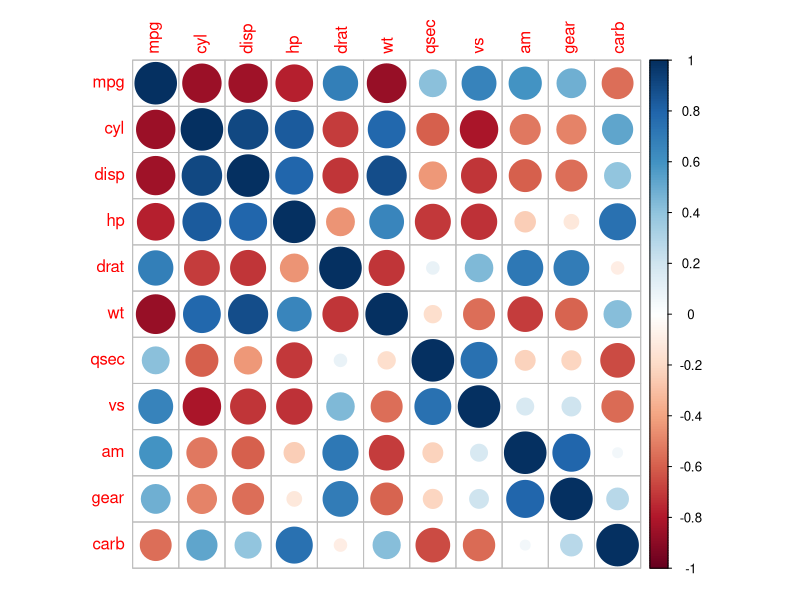

R code for this plot:
# Copyright (c) Microsoft Corporation.  All rights reserved.

# Third Party Programs. This software enables you to obtain software applications from other sources. 
# Those applications are offered and distributed by third parties under their own license terms.
# Microsoft is not developing, distributing or licensing those applications to you, but instead, 
# as a convenience, enables you to use this software to obtain those applications directly from 
# the application providers.
# By using the software, you acknowledge and agree that you are obtaining the applications directly
# from the third party providers and under separate license terms, and that it is your responsibility to locate, 
# understand and comply with those license terms.
# Microsoft grants you no license rights for third-party software or applications that is obtained using this software.


##PBI_R_VISUAL: VIZGAL_CORRPLOT  Graphical display of a correlation matrix. 
# Computes and visualizes a correlation matrix. Used to investigate the 
# dependency between multiple variables at the same time. It also contains some algorithms 
# to do matrix reordering and grouping of variables.
# INPUT: 
# The input dataset should include at least two numerical non-constant columns  
#
# EXAMPLES:
#  #for R environment
#  dataset<-mtcars #assign dataset
#  source("visGal_corrplot.R") #create graphics
#
# WARNINGS:  
#
# CREATION DATE: 06/01/2016
#
# LAST UPDATE: 07/26/2016
#
# VERSION: 0.0.1
#
# R VERSION TESTED: 3.2.2
# 
# AUTHOR: B. Efraty (boefraty@microsoft.com)
#
# REFERENCES: https://cran.r-project.org/web/packages/corrplot/vignettes/corrplot-intro.html


#save(list = ls(all.names = TRUE), file='C:/Users/boefraty/projects/PBI/R/R_visuals_gallery/tempData.Rda')

getValueNumericMinMaxDefault = function(val,minVal = -Inf,maxVal = Inf,defVal = NA)
{
  if(!is.numeric(val) && !is.na(defVal))
    val = defVal
  
  if(val<minVal)
    val = minVal
  
  if(val>maxVal)
    val = maxVal
  
  return(val)
}



if(!exists("dataset") && exists("Values"))
  dataset = Values

#PBI_EXAMPLE_DATASET for debugging purposes 
if(!exists("dataset"))
{
  require("datasets")
  dataset=data.frame(mtcars) #mpg,cyl,disp,hp,drat,wt,qsec,vs,am,gear,carb
}

############ User Parameters #########



if(exists("settings1_show") && settings1_show == FALSE)
  rm(list= ls(pattern = "settings1_"))
if(exists("settings2_show") && settings2_show == FALSE)
  rm(list= ls(pattern = "settings2_"))
if(exists("settings3_show") && settings3_show == FALSE)
  rm(list= ls(pattern = "settings3_"))
if(exists("settings4_show") && settings4_show == FALSE)
  rm(list= ls(pattern = "settings4_"))
if(exists("settings5_show") && settings5_show == FALSE)
  rm(list= ls(pattern = "settings5_"))
  
##PBI_PARAM: Should warnings text be displayed?
#Type:logical, Default:TRUE, Range:NA, PossibleValues:NA, Remarks: NA
showWarnings = FALSE
if(exists("settings5_showWarnings"))
  showWarnings = settings5_showWarnings

##PBI_PARAM: visualization method of items inside the table
#Type:string, Default:'circle', Range:NA, PossibleValues:("circle", "square", "ellipse", "number", "shade", "color", "pie"), Remarks: NA
method = 'circle' 
if(exists("settings1_method"))
  method = settings1_method

##PBI_PARAM: layout type, defines if we display full, lower triangular or upper triangular matrix.
#Type:string, Default:'full', Range:NA, PossibleValues:("full", "upper", "lower"), Remarks: If rectangles are added, this option is switched to "full"
type = 'full' 
if(exists("settings1_mytype"))
  type = settings1_mytype

##PBI_PARAM: order of raws is one of  "original","hclust"(hierarchical clustering order), "alphabet", "AOE"(angular order of the eigenvectors), "FPC"( first principal component order)
#Type:string, Default:'original', Range:NA, PossibleValues:("original","hclust","alphabet", "AOE", "FPC"), Remarks: NA
order='original' 
if(exists("settings1_order"))
  order = settings1_order


##PBI_PARAM: number of clusters to be drawn on top of correlation matrix as rectangles 
#if order is "hclust" and type is "full" visual will draw rectangles around the correlation matrix
# addrect can also be integer or NULL (add nothing) or NaN (auto)
#Type:unsigned integer, Default:NaN, Range:NA, PossibleValues:NA, Remarks: If equals NaN, will find number automatically 
addrect= 0 
if(exists("settings1_addrect"))
{
  addrect = as.numeric(settings1_addrect)
  if(is.na(addrect) || addrect>1)
  {
    order='hclust'
    type = 'full'
  }
  
}
###############Library Declarations###############

libraryRequireInstall = function(packageName, ...)
{
  if(!require(packageName, character.only = TRUE)) 
    warning(paste("*** The package: '", packageName, "' was not installed ***",sep=""))
}

libraryRequireInstall("corrplot") 

###############Internal parameters definitions#################
##PBI_PARAM: color of text label
#Type:string, Default:'orange', Range:NA, PossibleValues:("red","black","green", "blue", "gray"), 
#Remarks: see colors() function for full list of built-in color names
tl.col = "red"
if(exists("settings3_tl_col"))
  tl.col = settings3_tl_col

##PBI_PARAM: font size of text label
#Type:numeric, Default:0.9, Range:(0,Inf], PossibleValues:NA, 
#Remarks: NA
tl.cex = 1
if(exists("settings3_textSize"))
  tl.cex = as.numeric(settings3_textSize)/10

##PBI_PARAM: Color of coefficients added on the graph. If NULL (default), add no coefficients
#Type:string, Default:NULL, Range:NA, PossibleValues:("white","black","green","gray",NULL), 
#Remarks: NA
addCoef.col = NA
if(exists("settings4_addCoef_col"))
  addCoef.col = (settings4_addCoef_col)

##PBI_PARAM: size of coefficients added on the graph. 
#Type:numeric, Default:0.6, Range:[0,1], PossibleValues:NA, 
#Remarks: NA
number.cex = 0.8
if(exists("settings4_textSize"))
  number.cex = as.numeric(settings4_textSize)/10


##PBI_PARAM: the number of decimal digits to be added into the plot
#Type:numeric, Default:1, Range:[1,3], PossibleValues:NA, 
#Remarks: NA
number.digits = 1*as.numeric(exists("settings4_show"))

if(exists("settings4_number_digits"))
{
  number.digits = as.numeric(settings4_number_digits)
  if(is.na(number.digits))
  {
    addCoef.col = NULL
    number.digits = 0
  }
}

if(number.digits == 0)
  addCoef.col = NULL

##PBI_PARAM: the default margin definition of the plot
#Type:vector, Default:c(1.0, 0.75, 0.75, 0.6), Range:NA, PossibleValues:NA, 
#Remarks: NA
defMar = c(0.5, 0.25, 0.25, 0.1) + 0.5
###############Internal functions definitions#################

#by default will group variables in log of number of columns clusters
autoDetectAddrect <- function(dataset) { ceiling(log(ncol(dataset))) }

#verify if the column is numeric and non-constant
correctColumn <- function(someColumn) { is.numeric(someColumn) && length(unique(someColumn)) > 1 }


###############Upfront input correctness validations (where possible)#################
pbiWarning <- NULL      

#PBI_COMMENT: verify correctness of dataset
useColumns <- sapply(dataset,correctColumn)
if(showWarnings && sum(useColumns) < ncol(dataset))
  pbiWarning <- "Some columns are not numeric, or constant"

dataset <- as.data.frame(dataset[,useColumns])
nc <- ncol(dataset)
nr <- nrow(dataset)

#PBI_COMMENT: re-define addrect to avoid errors in input
if(!is.null(addrect))
{
  if((is.na(addrect)||!is.numeric(addrect)||addrect < 0) && !is.null(nc))
    addrect=autoDetectAddrect(dataset)
  
  addrect <- max(1, min(round(addrect), nc))
  if(order == 'hclust' && addrect > 1) #enable adding rectangle by type=full
    type <- 'full'
}

##############Main Visualization script###########

#PBI_COMMENT: Create visual
if(nc > 1 && nr > 1){
  #PBI_COMMENT: compute correlation matrix, allow for missing values
  M <- cor(dataset, use="pairwise.complete.obs")
  corrplot(M, method=method, order=order, type=type, addrect=addrect,
           mar = defMar, tl.col = tl.col, tl.cex=tl.cex,
           number.digits=number.digits, number.cex=number.cex, addCoef.col=addCoef.col)
}else{ #empty correlation plot
  plot.new()
  pbiWarning<-paste(pbiWarning, "Not enough input dimensions", sep="\n")
}
#add warning as subtitle
if(showWarnings)
  title(main = NULL, sub = pbiWarning, outer = FALSE, col.sub = "gray50", cex.sub = 0.75)
